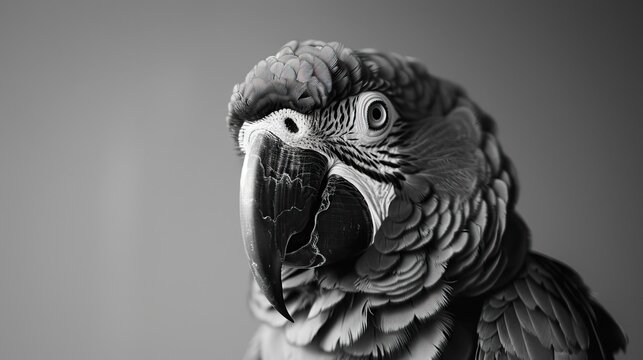
#> input picture sample_image1.png, 643 x 360 px
$ python assignment.py
#> lines starting #> are read from the running program, lines starting #| are printed output that depends on the picture
import cv2 as cv
import numpy as np
from matplotlib import pyplot as plt
import random
import time


def add_gaussian_noise(image, mean=0, var=1):
    # Create Gaussian noise
    gaussian = np.random.normal(mean, var, image.shape).astype(np.uint8)
    noisy_image = cv.add(image, gaussian)
    return noisy_image

def add_salt_and_pepper_noise(image, salt_prob=0.05, pepper_prob=0.05):
    noisy_image = image.copy()
    # Add Salt noise (white pixels)
    num_salt = np.ceil(salt_prob * image.size)
    coords = [np.random.randint(0, i - 1, int(num_salt)) for i in image.shape]
    noisy_image[coords[0], coords[1]] = 255

    # Add Pepper noise (black pixels)
    num_pepper = np.ceil(pepper_prob * image.size)
    coords = [np.random.randint(0, i - 1, int(num_pepper)) for i in image.shape]
    noisy_image[coords[0], coords[1]] = 0
    return noisy_image

def add_noise(image):
   # Apply different noise levels
    noisy_images = {
    "Gaussian Low": add_gaussian_noise(image, var=0.5),
    "Gaussian Medium": add_gaussian_noise(image, var=1),
    "Gaussian High": add_gaussian_noise(image, var=2),
    "Salt-and-Pepper Low": add_salt_and_pepper_noise(image, salt_prob=0.01, pepper_prob=0.01),
    "Salt-and-Pepper Medium": add_salt_and_pepper_noise(image, salt_prob=0.05, pepper_prob=0.05),
    "Salt-and-Pepper High": add_salt_and_pepper_noise(image, salt_prob=0.1, pepper_prob=0.1),
    }
    return noisy_images

def display_original_and_noisy(image, noisy_images):
   # Display original and noisy images
   plt.figure(figsize=(15, 10))
   plt.subplot(2, 4, 1)
   plt.imshow(image)
   plt.title("Original Image")
   plt.axis("off")
   for i, (key, noisy_img) in enumerate(noisy_images.items(), start=2):    #plot images with noise
    plt.subplot(2, 4, i)
    plt.imshow(noisy_img)
    plt.title(key)
    plt.axis("off")
   plt.tight_layout()
   plt.show()


def plot_box_filtered(id, image, noisy_images, kernel_size):
  filtered_images = {}
  print(f"Box filter with kernel {kernel_size}x{kernel_size} : image ", id)
  for i, (key, noisy_img) in enumerate(noisy_images.items(), start=1):    #plot images after filters
    blur = cv.blur(noisy_img,(kernel_size,kernel_size))    #box filter
    filtered_images[key] = blur
    plt.subplot(2, 3, i)
    plt.imshow(blur)
    plt.title(key)
    plt.axis("off")
    print(key)
    mse = np.mean((image - noisy_img) ** 2)
    print("mse = ", mse)
    if mse == 0:
     psnr = float('inf')  # If MSE is 0, PSNR is infinite
    else:
     psnr = 10 * np.log10((255 ** 2) / mse)
    print("PSNR = ", psnr)
  plt.tight_layout()
  plt.suptitle(f"Box filter with kernel {kernel_size}x{kernel_size}")
  plt.show()
  return filtered_images


def plot_gaussian_filtered(id, image, noisy_images, kernel_size):
  filtered_images = {}
  print(f"Gaussian filter with kernel {kernel_size}x{kernel_size}: image ", id)
  for i, (key, noisy_img) in enumerate(noisy_images.items(), start=1):    #plot images after filters
    blur = cv.GaussianBlur(noisy_img,(kernel_size,kernel_size),0)
    filtered_images[key] = blur
    plt.subplot(2, 3, i)
    plt.imshow(blur)
    plt.title(key)
    plt.axis("off")
    print(key)
    mse = np.mean((image - noisy_img) ** 2)
    print("mse = ", mse)
    if mse == 0:
     psnr = float('inf')  # If MSE is 0, PSNR is infinite
    else:
     psnr = 10 * np.log10((255 ** 2) / mse)
    print("PSNR = ", psnr)
  plt.tight_layout()
  plt.suptitle(f"Gaussian filter with kernel {kernel_size}x{kernel_size}")
  plt.show()
  return filtered_images


def plot_median_filtered(id, image, noisy_images, kernel_size):
  filtered_images = {}
  print(f"Median filter with kernel {kernel_size}x{kernel_size}: image ", id)
  for i, (key, noisy_img) in enumerate(noisy_images.items(), start=1):    #plot images after filters
    blur = cv.medianBlur(noisy_img,kernel_size)
    filtered_images[key] = blur
    plt.subplot(2, 3, i)
    plt.imshow(blur)
    plt.title(key)
    plt.axis("off")
    print(key)
    mse = np.mean((image - noisy_img) ** 2)
    print("mse = ", mse)
    if mse == 0:
     psnr = float('inf')  # If MSE is 0, PSNR is infinite
    else:
     psnr = 10 * np.log10((255 ** 2) / mse)
    print("PSNR = ", psnr)
  plt.tight_layout()
  plt.suptitle(f"Median filter with kernel {kernel_size}x{kernel_size}")
  plt.show()
  return filtered_images


def plot_bilateral_filtered(id, image, noisy_images, kernel_size):
   filtered_images = {}
   print(f"Bilateral filter with kernel {kernel_size}x{kernel_size}: image ", id)
   for i, (key, noisy_img) in enumerate(noisy_images.items(), start=1):    #plot images after filters
    blur = cv.bilateralFilter(noisy_img,kernel_size,75,75)
    filtered_images[key] = blur
    plt.subplot(2, 3, i)
    plt.imshow(blur)
    plt.title(key)
    plt.axis("off")
    print(key)
    mse = np.mean((image - noisy_img) ** 2)
    print("mse = ", mse)
    if mse == 0:
     psnr = float('inf')  # If MSE is 0, PSNR is infinite
    else:
     psnr = 10 * np.log10((255 ** 2) / mse)
    print("PSNR = ", psnr)
   plt.tight_layout()
   plt.suptitle(f"Bilateral filter with kernel {kernel_size}x{kernel_size}")
   plt.show()
   return filtered_images


def plot_adaptive_mean_filtered(id, image, noisy_images, kernel_size):
  filtered_images = {}
  print(f"Adaptive Mean filter with kernel {kernel_size}x{kernel_size}: image ", id)
  for i, (key, noisy_img) in enumerate(noisy_images.items(), start=1):    #plot images after filters
    # Get image dimensions
    rows, cols = image.shape
    pad_size = kernel_size // 2
    padded_img = cv.copyMakeBorder(image, pad_size, pad_size, pad_size, pad_size, cv.BORDER_CONSTANT, value=0)

    # Output image
    result = np.zeros_like(image, dtype=np.float32)
    # Apply adaptive mean filter
    for k in range(rows):
        for j in range(cols):
            # Extract the local region
            local_region = padded_img[k:k + kernel_size, j:j + kernel_size]
            # Compute the mean of the local region
            local_mean = np.mean(local_region)
            # Subtract local mean from the current pixel
            result[k, j] = image[k, j] - local_mean + local_mean
    # Clip values to maintain valid range and convert back to original type
    result = np.clip(result, 0, 255).astype(np.uint8)
    filtered_images[key] = result
    plt.subplot(2, 3, i)
    plt.imshow(result)
    plt.title(key)
    plt.axis("off")
    print(key)
    mse = np.mean((image - noisy_img) ** 2)
    print("mse = ", mse)
    if mse == 0:
     psnr = float('inf')  # If MSE is 0, PSNR is infinite
    else:
     psnr = 10 * np.log10((255 ** 2) / mse)
    print("PSNR = ", psnr)
  plt.tight_layout()
  plt.suptitle(f"Adaptive Mean filter with kernel {kernel_size}x{kernel_size}: image")
  plt.show()
  return filtered_images


def plot_adaptive_median_filtered(id, image, noisy_images, kernel_size):
  filtered_images = {}
  print(f"Adaptive Median filter with kernel {kernel_size}x{kernel_size}: image: ", id)
  for i, (key, noisy_img) in enumerate(noisy_images.items(), start=1):    #plot images after filters
    rows, cols = image.shape
    pad_size = kernel_size // 2
    padded_img = cv.copyMakeBorder(image, pad_size, pad_size, pad_size, pad_size, cv.BORDER_CONSTANT, value=0)

    # Output image
    result = np.zeros_like(image, dtype=np.float32)
    # Apply adaptive median filter
    for k in range(rows):
        for j in range(cols):
            local_region = padded_img[k:k + kernel_size, j:j + kernel_size]
            local_mean = np.median(local_region)
            result[k, j] = image[k, j] - local_mean + local_mean
    result = np.clip(result, 0, 255).astype(np.uint8)
    filtered_images[key] = result
    plt.subplot(2, 3, i)
    plt.imshow(result)
    plt.title(key)
    plt.axis("off")
    print(key)
    mse = np.mean((image - noisy_img) ** 2)
    print("mse = ", mse)
    if mse == 0:
     psnr = float('inf')  # If MSE is 0, PSNR is infinite
    else:
     psnr = 10 * np.log10((255 ** 2) / mse)
    print("PSNR = ", psnr)
  plt.tight_layout()
  plt.suptitle(f"Adaptive Median filter with kernel {kernel_size}x{kernel_size}: image")
  plt.show()
  return filtered_images

def apply_canny( images, size, filter_name):
  for i, (key, image) in enumerate(images.items(), start=1):
    edge = cv.Canny(image, 100,200)
    plt.subplot(2, 3, i)
    plt.imshow(edge)
    plt.title(key)
    plt.axis("off")
  plt.tight_layout()
  plt.suptitle(f"{filter_name} with kernel {size}x{size}:")
  plt.show()

image1 = cv.imread("sample_image1.png")
#> image1 is the input picture: shape (360, 643, 3); mean B, G, R 106.2, 106.3, 106.2
assert image1 is not None, "file could not be read, check with os.path.exists()"
# Check if the image is already grayscale
if len(image1.shape) == 3:  # Color image with 3 channels (BGR)
  image1 = cv.cvtColor(image1, cv.COLOR_BGR2GRAY)
#> image1: shape (360, 643)

image2 = cv.imread("sample_image2.png", cv.IMREAD_GRAYSCALE)
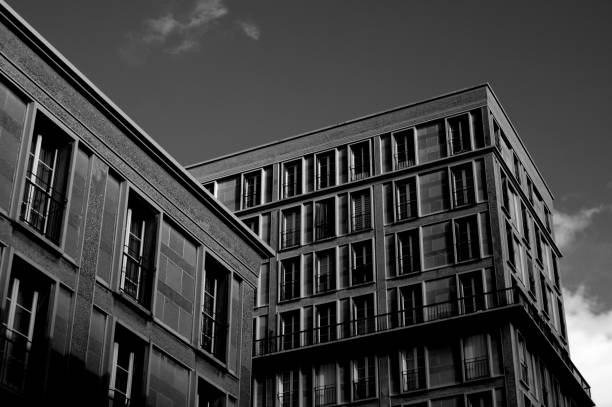
#> input picture sample_image2.png, 612 x 407 px
#> image2 is the input picture: shape (407, 612); min 0, max 255, mean 63.7
assert image2 is not None, "file could not be read, check with os.path.exists()"
if len(image2.shape) == 3:
  image2 = cv.cvtColor(image2, cv.COLOR_BGR2GRAY)

image3 = cv.imread("sample_image3.png", cv.IMREAD_GRAYSCALE)
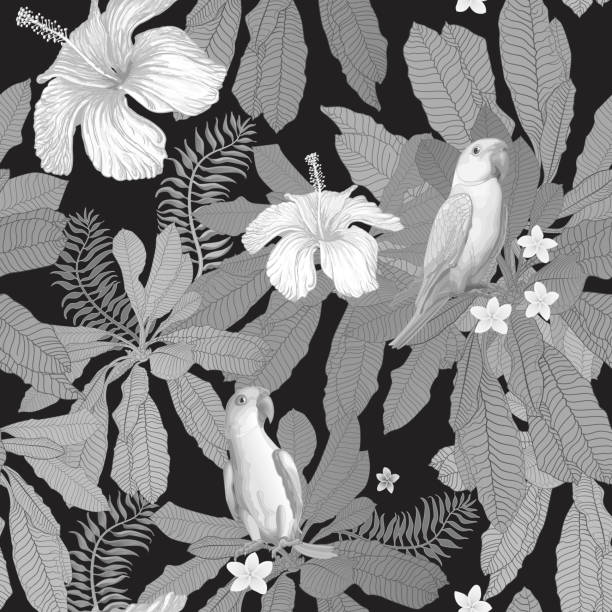
#> input picture sample_image3.png, 612 x 612 px
#> image3: shape (612, 612); min 4, max 255, mean 131.4
assert image3 is not None, "file could not be read, check with os.path.exists()"
if len(image3.shape) == 3:
  image3 = cv.cvtColor(image3, cv.COLOR_BGR2GRAY)

images = [image1,image2,image3]
kernel_sizes = [3, 5, 7]
i=1
for image in images:
  noisy_images = add_noise(image)
  display_original_and_noisy(image, noisy_images)
  for size in kernel_sizes:
    print("Box filter")
    start_time = time.time()
    filtered = plot_box_filtered(i, image, noisy_images, size)
    end_time = time.time()
    computation = end_time - start_time
    print(f"Kernel size {size}x{size}: {computation:.4f} seconds")
    apply_canny(filtered, size, filter_name="Box filter")

    print("Gaussian filter")
    start_time = time.time()
    filtered = plot_gaussian_filtered(i, image, noisy_images, size)
    end_time = time.time()
    computation = end_time - start_time
    print(f"Kernel size {size}x{size}: {computation:.4f} seconds")
    apply_canny(filtered, size, filter_name="Gaussian filter")

    print("Median filter")
    start_time = time.time()
    filtered = plot_median_filtered(i, image, noisy_images, size)
    end_time = time.time()
    computation = end_time - start_time
    print(f"Kernel size {size}x{size}: {computation:.4f} seconds")
    apply_canny(filtered, size, filter_name="Median filter")

    print("Bilateral filter")
    start_time = time.time()
    filtered = plot_bilateral_filtered(i, image, noisy_images, size)
    end_time = time.time()
    computation = end_time - start_time
    print(f"Kernel size {size}x{size}: {computation:.4f} seconds")
    apply_canny(filtered, size, filter_name="Bilateral filter")

    print("Adaptive mean filter")
    start_time = time.time()
    filtered = plot_adaptive_mean_filtered(i, image, noisy_images, size)
    end_time = time.time()
    computation = end_time - start_time
    print(f"Kernel size {size}x{size}: {computation:.4f} seconds")
    apply_canny(filtered, size, filter_name="Adaptive mean filter")

    print("Adaptive median filter")
    start_time = time.time()
#> (the run stopped early here; a loop or call above may not have finished)
